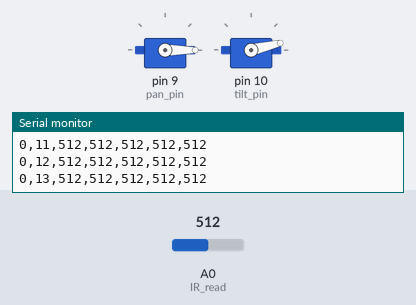
Bench run of a sketch on a simulated Arduino Uno, built with avr-gcc and run on an emulated ATmega328P. Shown: 2 × servo, the last lines printed to the serial monitor. The test bench sets the inputs (shaded band); at power-on: A0 (IR_read) = 512.

Above: at 1.2 s.
1.3 s: A0 (IR_read) set to 11
At 2.33 s:
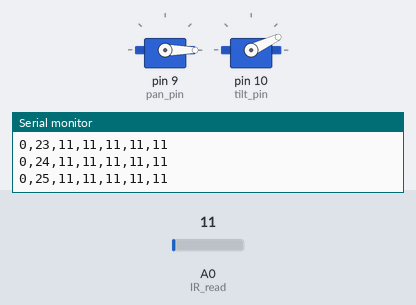
4.3 s: A0 (IR_read) set to 8
At 4.52 s:
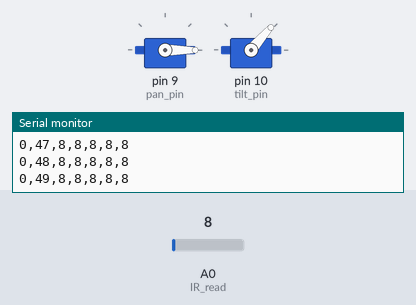
Timing chart, 0 to 22.3 s (numbered marks = the images above; inputs shaded):
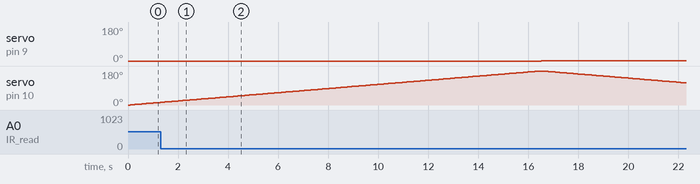

The sketch:

Scanner.ino
```cpp
#include <Servo.h>

int IR_read = A0; // analog pin to read infrared sensor
Servo pan;
Servo tilt;
int pan_pin = 9;
int tilt_pin = 10;

int start_pan = 0;
int start_tilt = 0;
int end_pan = 180;
int end_tilt = 180;
int pan_inc = 1;
int tilt_inc = 1;

int num_readings = 5;

void setup() {
  // put your setup code here, to run once:
  Serial.begin(9600);
  pinMode(IR_read, INPUT);
  pan.attach(pan_pin);
  tilt.attach(tilt_pin);
}

void loop() {
  for(int pan_ang = start_pan; pan_ang <= end_pan; pan_ang += pan_inc){
    pan.write(pan_ang);
    for(int tilt_ang = start_tilt; tilt_ang <= end_tilt; tilt_ang += tilt_inc){
      // move to next position
      tilt.write(tilt_ang);
      Serial.print(pan_ang);
      Serial.print(",");
      Serial.print(tilt_ang);
      delay(15);
      // take several readings
      for(int i = 0; i < num_readings; i+=1){
        Serial.print(",");
        Serial.print(analogRead(IR_read));
        delay(15);
      }
      Serial.println();
    }
    pan_ang = pan_ang + pan_inc;
    pan.write(pan_ang);
    for(int tilt_ang = end_tilt; tilt_ang >= start_tilt; tilt_ang -= tilt_inc){
      // move to next position
      tilt.write(tilt_ang);
      Serial.print(pan_ang);
      Serial.print(",");
      Serial.print(tilt_ang);
      delay(15);
      // take several readings
      for(int i = 0; i < num_readings; i+=1){
        Serial.print(",");
        Serial.print(analogRead(IR_read));
        delay(15);
      }
      Serial.println();
    }
  }
  Serial.println("done");
}
```

Measured:
- the behaviour switches between 10 and 9 on A0 (IR_read) (found by bisection; images 1 and 2)
- by itself, servo on pin 10 (tilt_pin): rises from 46° to 180° in 12.1 s, then falls to 117° in 5.8 s
